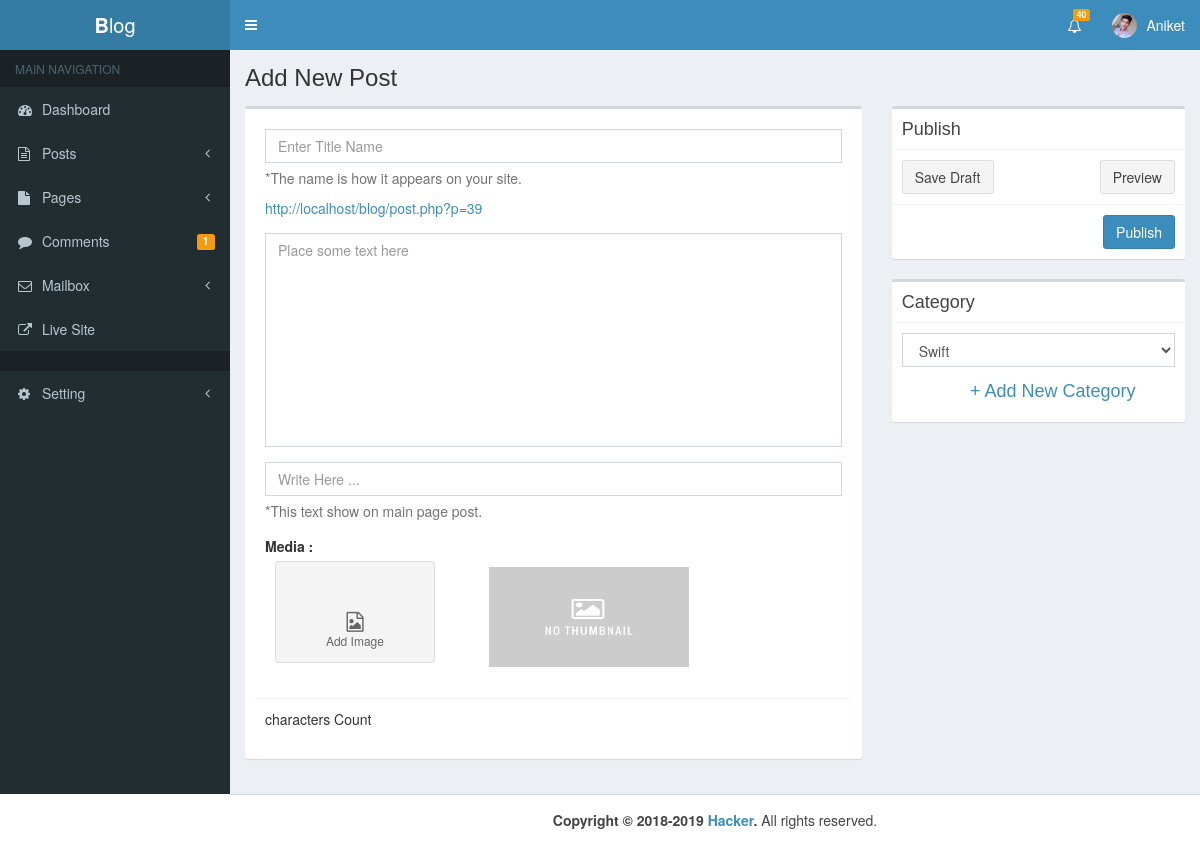
The page /admin/new_post.php (signed in) on the database its author committed.
### tables this page shows
CREATE TABLE `user` (
  `id` int(11) NOT NULL,
  `username` varchar(100) NOT NULL,
  `email` varchar(100) NOT NULL,
  `website` varchar(100) NOT NULL,
  `fname` varchar(100) NOT NULL,
  `lname` varchar(100) NOT NULL,
  `bio` mediumtext NOT NULL,
  `detail` varchar(500) NOT NULL,
  `password` varchar(100) NOT NULL,
  `img` varchar(1000) NOT NULL,
  `registered_date` varchar(100) NOT NULL
);

CREATE TABLE `posts` (
  `id` int(11) NOT NULL,
  `date` varchar(50) NOT NULL,
  `title` varchar(200) NOT NULL,
  `category` varchar(100) NOT NULL,
  `author` varchar(100) NOT NULL,
  `img` varchar(200) NOT NULL,
  `post` longtext NOT NULL,
  `sampleText` varchar(200) NOT NULL,
  `post_status` varchar(50) NOT NULL,
  `type` varchar(50) NOT NULL,
  `comment_count` int(11) NOT NULL,
  `post_view` int(11) NOT NULL,
  `unique_visitor` int(11) NOT NULL,
  `category_id` int(11) NOT NULL
);

### admin/new_post.php (the view, shortened to what this page needs)
<?php
include "header.php"
?>
<?php
$sql = "SELECT * FROM posts ORDER BY id DESC LIMIT 1";
$result = mysqli_query($con,$sql);
$row = mysqli_fetch_array($result);
$postID = $row['id'] + 1;
 ?>
<body class="hold-transition skin-blue sidebar-mini">
<div class="wrapper">
  <?php include "nav.php" ?>
  <?php include "sidebar.php" ?>
  <div class="content-wrapper">
    <section class="content-header">
      <h1>
        Add New Post
      </h1>
    </section>
    <section class="content">
      <div class="row">
        <form role="form" action="new_post.php" method="post" enctype="multipart/form-data">
        <div class="col-md-8">
          <div class="box">
           <div class="box-body">
              <div class="box-body">
                <div class="form-group">
                  <input type="text" name="title" class="form-control" placeholder="Enter Title Name">
                  <span class="help-block">*The name is how it appears on your site.</span>
                  <span class="help-block"><a href="#"><?php echo "http://localhost/blog/post.php?p=$postID"; ?></a></span>
                </div>
                <div class="form-group">
                  <textarea style="resize:none" rows="10" name="detail" class="form-control tinymce" placeholder="Place some text here"></textarea>
                </div>
                <div class="form-group">
                  <input type="text" onkeyup="cnt(this.value)" name="sampleText" class="form-control" placeholder="Write Here ...">
                  <span class="help-block">*This text show on main page post.</span>
                </div>
                <div class="form-group">
                  <label>Media :</label><br>
                  <span class="btn btn-app btn-file" style="padding:50px;">
                    <i class="fa fa-file-image-o"></i> Add Image
                  </span>
                  <span style="padding:50px;">
                    <img id="preview" src="upload/default.jpg"  style="width:200px; height:100px;">
                  </span>
                </div>
              </div>
                <div class="box-footer">
                  <p>characters Count <span id=charcount></span></p>
                </div>
              </div>
            </div>
          </div>
          <div class="col-md-4">
            <div class="box">
              <div class="box-header with-border">
                <h3 class="box-title">Publish</h3>
              </div>
              <div class="box-body">
                   <button type="submit" name="Draft" class="btn btn-default">Save Draft</button>
                   <button type="submit" name="Preview" class="btn btn-default pull-right">Preview</button>
              </div>
              <div class="box-footer">
                  <button type="submit" name="Publish" class="btn btn-primary pull-right">Publish</button>
              </div>
            </div>
          </div>
          <div class="col-md-4">
            <div class="box">
              <div class="box-header with-border">
                <h3 class="box-title">Category</h3>
              </div>
             <div class="box-body">
                  <div class="form-group">
                    <select name="category" class="form-control">
                      <?php
                        $sql = "SELECT * FROM category ORDER BY id DESC";
                        $result = mysqli_query($con,$sql);
                          while ($row = mysqli_fetch_array($result)) {
                            $name = $row['name'];
                        ?>
                            <option value="<?php echo $name; ?>"><?php echo $name; ?></option>
                        <?php
                            }
                        ?>
                    </select>
                  </div>
                  <h4 class="box-title col-md-offset-3">
                    <a data-toggle="collapse" data-parent="#accordion" href="#cat">
                      + Add New Category
                    </a>
                  </h4>
              </div>
            </div>
          </div>
        </form>
        </div>
      </div>
     </div>
  <?php include "footer.php" ?>
</body>

### admin/nav.php (shortened to what this page needs)
<?php
$con = new mysqli("localhost","root","","blog");
$i = $_SESSION['User_Id'];
$sql = "SELECT * FROM user WHERE id = '$i'";
$result = mysqli_query($con,$sql);
$row = mysqli_fetch_array($result);
$user = $row['username'];
$img = $row['img'];
 ?>
<header class="main-header">
  <a href="index.php" class="logo">
    <span class="logo-lg"><b>B</b>log</span>
  </a>
  <nav class="navbar navbar-static-top">
      <a href="#" class="sidebar-toggle" data-toggle="push-menu" role="button">
      </a>
      <div class="navbar-custom-menu">
        <ul class="nav navbar-nav">
          <li class="dropdown notifications-menu">
           <a href="#" class="dropdown-toggle" data-toggle="dropdown">
             <i class="fa fa-bell-o"></i>
             <span class="label label-warning">40</span>
           </a>
         </li>
          <li class="dropdown user user-menu">
            <a href="#" class="dropdown-toggle" data-toggle="dropdown">
              <?php if (!empty($img)): ?>
                <img src="upload/<?php echo "$img"; ?>" class="user-image" alt="User Image">
              <?php endif; ?>
              <span class="hidden-xs"><?php echo "$user"; ?></span>
            </a>
          </li>
        </ul>
      </div>
    </nav>
</header>

### admin/assets/css/main.css (style rules this page uses)
body { min-height: 100vh; }

### rows shown on the page
user: img (placeholder picture), username "Aniket"
posts: id "39"

### other values the page prints
$PendingComment "1"
form field category "Swift"
